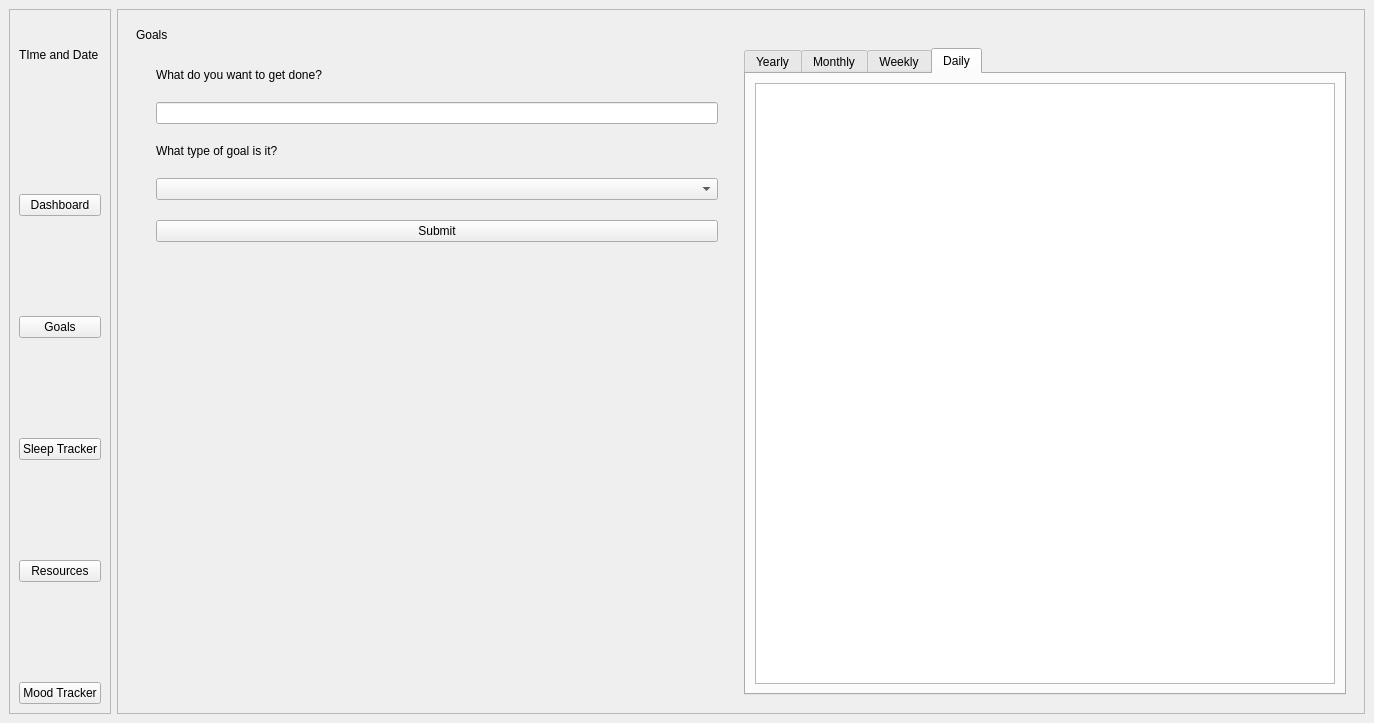
<?xml version="1.0" encoding="UTF-8"?>
<ui version="4.0">
 <class>homescreen</class>
 <widget class="QMainWindow" name="homescreen">
  <property name="geometry">
   <rect>
    <x>0</x>
    <y>0</y>
    <width>1374</width>
    <height>723</height>
   </rect>
  </property>
  <property name="windowTitle">
   <string>Sirani</string>
  </property>
  <property name="styleSheet">
   <string notr="true"/>
  </property>
  <widget class="QWidget" name="centralwidget">
   <layout class="QHBoxLayout" name="horizontalLayout_2">
    <item>
     <widget class="QFrame" name="frame">
      <property name="frameShape">
       <enum>QFrame::StyledPanel</enum>
      </property>
      <property name="frameShadow">
       <enum>QFrame::Raised</enum>
      </property>
      <layout class="QVBoxLayout" name="verticalLayout">
       <property name="spacing">
        <number>100</number>
       </property>
       <property name="topMargin">
        <number>5</number>
       </property>
       <item>
        <widget class="QLabel" name="Clock">
         <property name="text">
          <string>TIme and Date</string>
         </property>
        </widget>
       </item>
       <item>
        <widget class="QPushButton" name="pushButton_2">
         <property name="text">
          <string>Dashboard</string>
         </property>
        </widget>
       </item>
       <item>
        <widget class="QPushButton" name="pushButton_4">
         <property name="text">
          <string>Goals</string>
         </property>
        </widget>
       </item>
       <item>
        <widget class="QPushButton" name="pushButton_5">
         <property name="text">
          <string>Sleep Tracker</string>
         </property>
        </widget>
       </item>
       <item>
        <widget class="QPushButton" name="pushButton_3">
         <property name="text">
          <string>Resources</string>
         </property>
        </widget>
       </item>
       <item>
        <widget class="QPushButton" name="pushButton">
         <property name="text">
          <string>Mood Tracker</string>
         </property>
        </widget>
       </item>
      </layout>
     </widget>
    </item>
    <item>
     <widget class="QFrame" name="frame_2">
      <property name="frameShape">
       <enum>QFrame::StyledPanel</enum>
      </property>
      <property name="frameShadow">
       <enum>QFrame::Raised</enum>
      </property>
      <layout class="QVBoxLayout" name="verticalLayout_7">
       <item>
        <widget class="QStackedWidget" name="stackedWidget">
         <property name="currentIndex">
          <number>1</number>
         </property>
         <widget class="QWidget" name="Dashboard">
          <layout class="QVBoxLayout" name="verticalLayout_2" stretch="1,1,10">
           <item>
            <widget class="QLabel" name="label">
             <property name="text">
              <string>Dashboard</string>
             </property>
            </widget>
           </item>
           <item>
            <widget class="QLabel" name="label_6">
             <property name="text">
              <string>TextLabel</string>
             </property>
            </widget>
           </item>
           <item>
            <layout class="QHBoxLayout" name="horizontalLayout_3">
             <item>
              <widget class="QFrame" name="horizontalFrame_4">
               <layout class="QHBoxLayout" name="horizontalLayout_9"/>
              </widget>
             </item>
             <item>
              <widget class="QFrame" name="horizontalFrame">
               <layout class="QHBoxLayout" name="horizontalLayout_7"/>
              </widget>
             </item>
            </layout>
           </item>
          </layout>
         </widget>
         <widget class="QWidget" name="Goals">
          <layout class="QVBoxLayout" name="verticalLayout_8">
           <item>
            <widget class="QLabel" name="label_2">
             <property name="text">
              <string>Goals</string>
             </property>
            </widget>
           </item>
           <item>
            <layout class="QHBoxLayout" name="main_div" stretch="5,5">
             <item>
              <layout class="QVBoxLayout" name="enter_area" stretch="0,0,0,0,0,6">
               <property name="spacing">
                <number>20</number>
               </property>
               <property name="leftMargin">
                <number>20</number>
               </property>
               <property name="topMargin">
                <number>20</number>
               </property>
               <property name="rightMargin">
                <number>20</number>
               </property>
               <property name="bottomMargin">
                <number>20</number>
               </property>
               <item>
                <widget class="QLabel" name="label_10">
                 <property name="text">
                  <string>What do you want to get done?</string>
                 </property>
                </widget>
               </item>
               <item>
                <widget class="QLineEdit" name="lineEdit_2"/>
               </item>
               <item>
                <widget class="QLabel" name="label_11">
                 <property name="text">
                  <string>What type of goal is it?</string>
                 </property>
                </widget>
               </item>
               <item>
                <widget class="QComboBox" name="comboBox"/>
               </item>
               <item>
                <widget class="QPushButton" name="pushButton_10">
                 <property name="text">
                  <string>Submit</string>
                 </property>
                </widget>
               </item>
               <item>
                <spacer name="horizontalSpacer">
                 <property name="orientation">
                  <enum>Qt::Horizontal</enum>
                 </property>
                 <property name="sizeHint" stdset="0">
                  <size>
                   <width>40</width>
                   <height>20</height>
                  </size>
                 </property>
                </spacer>
               </item>
              </layout>
             </item>
             <item>
              <widget class="QTabWidget" name="tabWidget">
               <property name="currentIndex">
                <number>3</number>
               </property>
               <widget class="QWidget" name="Yearly">
                <attribute name="title">
                 <string>Yearly</string>
                </attribute>
                <layout class="QVBoxLayout" name="verticalLayout_9">
                 <item>
                  <widget class="QTableView" name="tableView_2"/>
                 </item>
                </layout>
               </widget>
               <widget class="QWidget" name="Monthly">
                <attribute name="title">
                 <string>Monthly</string>
                </attribute>
                <layout class="QHBoxLayout" name="horizontalLayout_13">
                 <item>
                  <widget class="QTableView" name="tableView_3"/>
                 </item>
                </layout>
               </widget>
               <widget class="QWidget" name="Weekly">
                <attribute name="title">
                 <string>Weekly</string>
                </attribute>
                <layout class="QHBoxLayout" name="horizontalLayout_15">
                 <item>
                  <widget class="QTableView" name="tableView_4"/>
                 </item>
                </layout>
               </widget>
               <widget class="QWidget" name="Daily">
                <attribute name="title">
                 <string>Daily</string>
                </attribute>
                <layout class="QVBoxLayout" name="verticalLayout_10">
                 <item>
                  <widget class="QTableView" name="tableView_5"/>
                 </item>
                </layout>
               </widget>
              </widget>
             </item>
            </layout>
           </item>
          </layout>
         </widget>
         <widget class="QWidget" name="Moodtracker">
          <layout class="QVBoxLayout" name="verticalLayout_6" stretch="0,0,0,5,0">
           <item>
            <widget class="QLabel" name="label_3">
             <property name="text">
              <string>Mood Tracker</string>
             </property>
            </widget>
           </item>
           <item>
            <layout class="QVBoxLayout" name="verticalLayout_5" stretch="2,4,1">
             <item>
              <widget class="QLabel" name="label_9">
               <property name="text">
                <string>How are you feeling today?</string>
               </property>
              </widget>
             </item>
             <item>
              <widget class="QSlider" name="horizontalSlider">
               <property name="orientation">
                <enum>Qt::Horizontal</enum>
               </property>
              </widget>
             </item>
             <item>
              <widget class="QLabel" name="label_8">
               <property name="styleSheet">
                <string notr="true">background-color: qlineargradient(spread:pad, x1:0, y1:0, x2:1, y2:0, stop:0 rgba(102, 255, 107, 255), stop:0.535211 rgba(200, 156, 61, 255), stop:1 rgba(255, 0, 22, 255));</string>
               </property>
               <property name="text">
                <string/>
               </property>
              </widget>
             </item>
            </layout>
           </item>
           <item alignment="Qt::AlignRight">
            <widget class="QPushButton" name="pushButton_8">
             <property name="text">
              <string>Submit</string>
             </property>
            </widget>
           </item>
           <item>
            <widget class="QFrame" name="horizontalFrame_2">
             <layout class="QHBoxLayout" name="horizontalLayout_5"/>
            </widget>
           </item>
           <item>
            <widget class="QPushButton" name="pushButton_9">
             <property name="text">
              <string>Clear all data</string>
             </property>
            </widget>
           </item>
          </layout>
         </widget>
         <widget class="QWidget" name="Sleeptracker">
          <layout class="QVBoxLayout" name="verticalLayout_3" stretch="1,1,5">
           <item>
            <widget class="QLabel" name="label_4">
             <property name="text">
              <string>Sleep tracker</string>
             </property>
            </widget>
           </item>
           <item>
            <layout class="QHBoxLayout" name="horizontalLayout_8" stretch="1,1,1">
             <item>
              <widget class="QLabel" name="label_7">
               <property name="text">
                <string>How many hours did you sleep last night?</string>
               </property>
              </widget>
             </item>
             <item>
              <widget class="QLineEdit" name="lineEdit"/>
             </item>
             <item>
              <widget class="QPushButton" name="pushButton_6">
               <property name="text">
                <string>Submit</string>
               </property>
              </widget>
             </item>
            </layout>
           </item>
           <item>
            <layout class="QHBoxLayout" name="horizontalLayout_4" stretch="5,0">
             <property name="spacing">
              <number>40</number>
             </property>
             <item>
              <widget class="QFrame" name="horizontalFrame_1">
               <layout class="QHBoxLayout" name="horizontalLayout_6">
                <property name="leftMargin">
                 <number>0</number>
                </property>
                <property name="rightMargin">
                 <number>0</number>
                </property>
               </layout>
              </widget>
             </item>
             <item>
              <layout class="QVBoxLayout" name="verticalLayout_4">
               <item>
                <widget class="QTableView" name="tableView"/>
               </item>
               <item>
                <widget class="QPushButton" name="pushButton_7">
                 <property name="text">
                  <string>Remove all data</string>
                 </property>
                </widget>
               </item>
              </layout>
             </item>
            </layout>
           </item>
          </layout>
         </widget>
         <widget class="QWidget" name="Resources">
          <widget class="QLabel" name="label_5">
           <property name="geometry">
            <rect>
             <x>30</x>
             <y>50</y>
             <width>131</width>
             <height>61</height>
            </rect>
           </property>
           <property name="text">
            <string>Resources</string>
           </property>
          </widget>
         </widget>
        </widget>
       </item>
      </layout>
     </widget>
    </item>
   </layout>
  </widget>
 </widget>
 <resources/>
 <connections/>
</ui>
